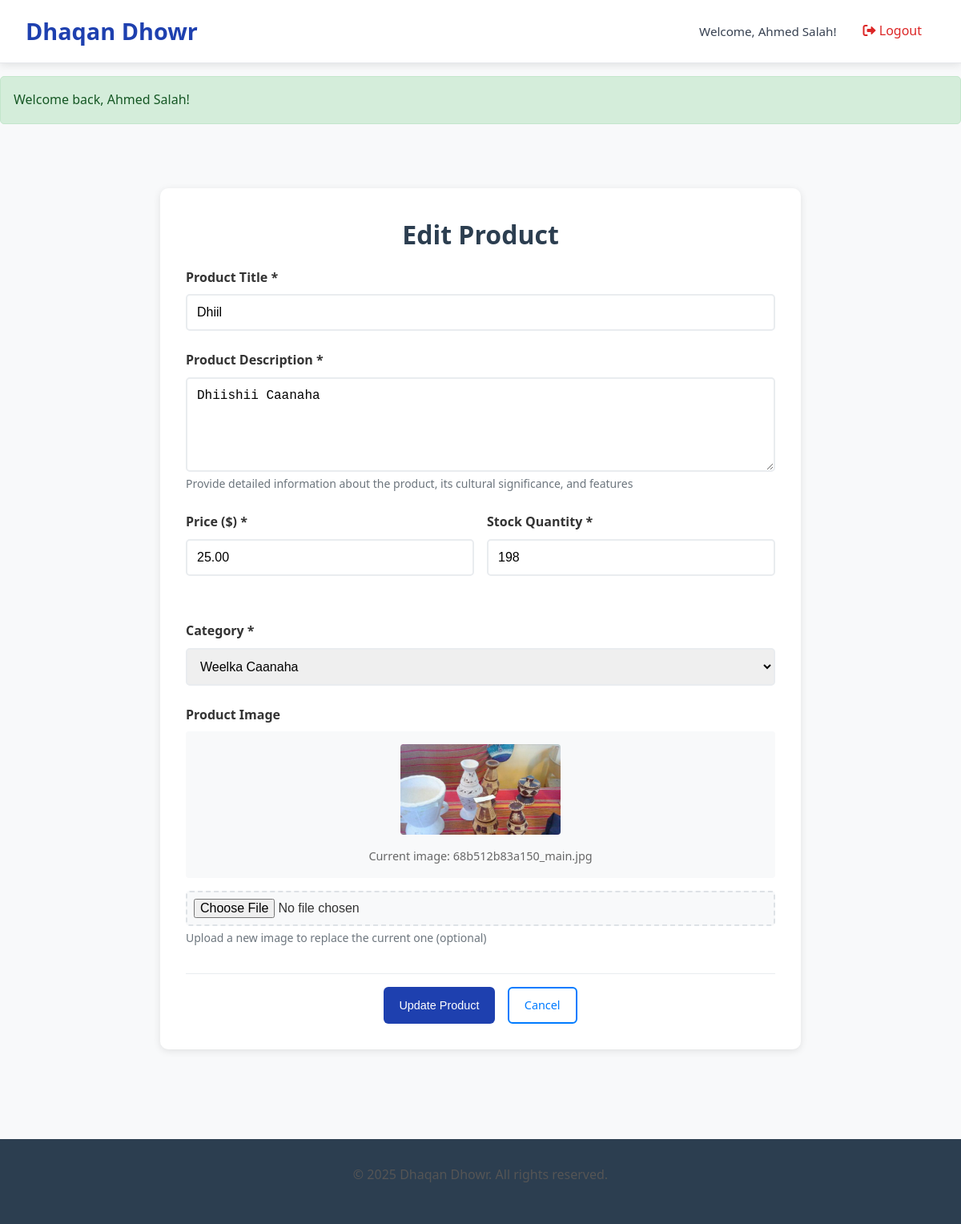
Page /seller/edit_product.php?id=2 (signed in) on the committed database.
### tables this page shows
CREATE TABLE `products` (
  `id` int(11) NOT NULL,
  `seller_id` int(11) NOT NULL,
  `category_id` int(11) NOT NULL,
  `title` varchar(200) NOT NULL,
  `description` text DEFAULT NULL,
  `price` decimal(10,2) NOT NULL,
  `stock` int(11) DEFAULT 0,
  `main_image` varchar(255) DEFAULT NULL,
  `status` enum('pending','approved','rejected') DEFAULT 'pending',
  `cultural_notes` text DEFAULT NULL,
  `created_at` timestamp NOT NULL DEFAULT current_timestamp(),
  `updated_at` timestamp NOT NULL DEFAULT current_timestamp() ON UPDATE current_timestamp()
);

CREATE TABLE `categories` (
  `id` int(11) NOT NULL,
  `name` varchar(100) NOT NULL,
  `description` text DEFAULT NULL,
  `parent_id` int(11) DEFAULT NULL,
  `created_at` timestamp NOT NULL DEFAULT current_timestamp()
);

### includes/auth_check.php (called while the page is built, shortened)
<?php
function getCurrentUserId() {
    return $_SESSION['user_id'] ?? null;
}
?>

### seller/edit_product.php (the view, shortened to what this page needs)
<?php
require_once __DIR__ . '/../includes/init.php';
$user_id = getCurrentUserId();
$product_id = isset($_GET['id']) ? (int)$_GET['id'] : 0;
try {
    $product_sql = "SELECT p.*, c.name as category_name
                   FROM products p
                   JOIN categories c ON p.category_id = c.id
                   WHERE p.id = ? AND p.seller_id = (SELECT id FROM sellers WHERE user_id = ? AND approved = 1)";
    $product_stmt = $conn->prepare($product_sql);
    $product_stmt->bind_param("ii", $product_id, $user_id);
    $product_stmt->execute();
    $product_result = $product_stmt->get_result();
    $product = $product_result->fetch_assoc();
} catch (Exception $e) {
    error_log("Product fetch error: " . $e->getMessage());
    setFlashMessage('An error occurred while loading the product.', 'error');
    header('Location: dashboard.php');
    exit();
}
try {
    $categories_sql = "SELECT id, name FROM categories ORDER BY name ASC";
    $categories_result = $conn->query($categories_sql);
    $categories = [];
    while ($row = $categories_result->fetch_assoc()) {
        $categories[] = $row;
    }
} catch (Exception $e) {
    error_log("Categories fetch error: " . $e->getMessage());
    $categories = [];
}
include '../includes/header.php';
?>
<main>
    <div class="container">
        <div class="form-container">
            <h2 class="text-center">Edit Product</h2>
            <form method="POST" action="" enctype="multipart/form-data">
                <div class="form-group">
                    <label for="title">Product Title *</label>
                    <input type="text" id="title" name="title" value="<?= htmlspecialchars($product['title']); ?>" required>
                </div>
                <div class="form-group">
                    <label for="description">Product Description *</label>
                    <textarea id="description" name="description" rows="5" required><?= htmlspecialchars($product['description']); ?></textarea>
                    <small>Provide detailed information about the product, its cultural significance, and features</small>
                </div>
                <div class="form-row">
                    <div class="form-group">
                        <label for="price">Price ($) *</label>
                        <input type="number" id="price" name="price" step="0.01" min="0" value="<?= $product['price']; ?>" required>
                    </div>
                    <div class="form-group">
                        <label for="stock">Stock Quantity *</label>
                        <input type="number" id="stock" name="stock" min="0" value="<?= $product['stock']; ?>" required>
                    </div>
                </div>
                <div class="form-group">
                    <label for="category_id">Category *</label>
                    <select id="category_id" name="category_id" required>
                        <?php foreach ($categories as $category): ?>
                            <option value="<?= $category['id']; ?>" <?= $product['category_id'] == $category['id'] ? 'selected' : ''; ?>>
                                <?= htmlspecialchars($category['name']); ?>
                            </option>
                        <?php endforeach; ?>
                    </select>
                </div>
                <div class="form-group">
                    <label for="main_image">Product Image</label>
                    <?php if (!empty($product['main_image'])): ?>
                        <div class="current-image">
                            <img src="../uploads/products/<?= htmlspecialchars($product['main_image']); ?>" alt="Current product image" style="max-width: 200px; height: auto;">
                            <p>Current image: <?= htmlspecialchars($product['main_image']); ?></p>
                        </div>
                    <?php endif; ?>
                    <input type="file" id="main_image" name="main_image" accept="image/*">
                    <small>Upload a new image to replace the current one (optional)</small>
                </div>
                <div class="form-actions">
                    <button type="submit" class="btn btn-primary">Update Product</button>
                    <a href="dashboard.php" class="btn btn-outline">Cancel</a>
                </div>
            </form>
        </div>
    </div>
</main>
<?php include '../includes/footer.php'; ?>

### seller/edit_product.php (style rules this page uses)
.current-image { margin-bottom: 1rem; padding: 1rem; background: #f8f9fa; border-radius: 4px; text-align: center; }
.current-image img { border-radius: 4px; margin-bottom: 0.5rem; }
.current-image p { margin: 0; font-size: 0.9rem; color: #666; }
.form-row { display: grid; grid-template-columns: 1fr 1fr; gap: 1rem; }

### rows in the picture
products: title "Dhiil", description "Dhiishii Caanaha", price "25.00", stock "198", category_id "Weelka Caanaha", main_image (picture), main_image "68b512b83a150_main.jpg"

### other values in the picture
SITE_NAME "Dhaqan Dhowr"
getCurrentUserName() "Ahmed Salah"
$flash['message'] "Welcome back, Ahmed Salah!"
